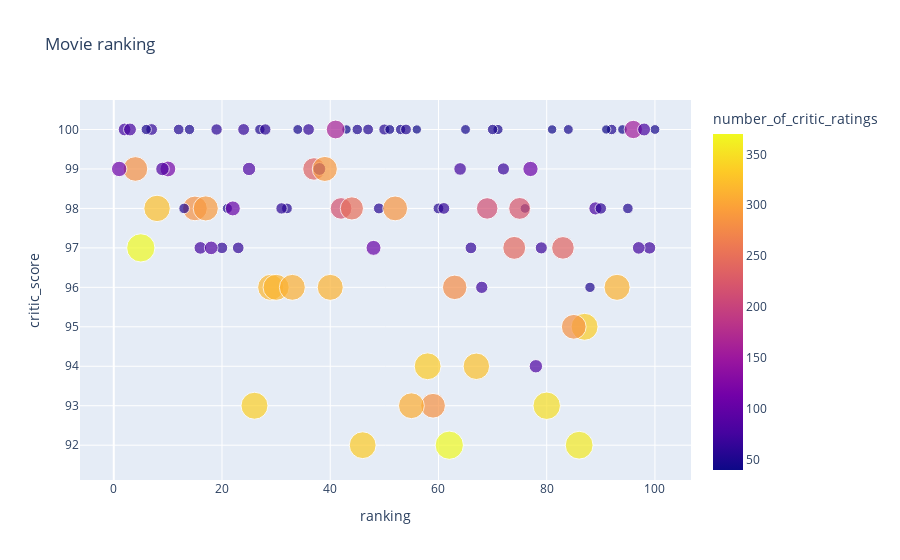

Here is the notebook cell this chart was saved with:
### Code cell
# 3. Ranking of movies to get the author with the best ranked movie
fig=px.scatter(df,x='ranking',y='critic_score',size='number_of_critic_ratings',color='number_of_critic_ratings',
    hover_data=['ranking','critic_score','number_of_critic_ratings','audience_score','movie_author','movie_genre','title'],
              title='Movie ranking')
fig.show()

### Figure 1 — Plotly figure (JSON) as saved in the notebook; plotly's stock layout.template omitted (floating-point values rounded to 4 significant figures; data arrays with more than 128 entries replaced by an {"elided": "..."} marker saying what was removed)
{"data": [{"customdata": {"elided": "95x5 mixed values"}, "hovertemplate": "ranking=%{x}<br>critic_score=%{y}<br>number_of_critic_ratings=%{marker.color}<br>audience_score=%{customdata[1]}<br>movie_author=%{customdata[2]}<br>movie_genre=%{customdata[3]}<br>title=%{customdata[4]}<extra></extra>", "legendgroup": "", "marker": {"color": [49, 44, 45, 64, 40, 74, 45, 54, 60, 51, 50, 116, 63, 48, 54, 70, 50, 47, 316, 54, 104, 80, 313, 333, 283, 45, 104, 56, 283, 41, 243, 75, 74, 337, 282, 85, 72, 83, 43, 315, 314, 237, 324, 52, 74, 51, 108, 63, 358, 309, 370, 278, 156, 53, 292, 64, 65, 62, 61, 41, 54, 45, 86, 60, 52, 69, 236, 57, 49, 349, 311, 336, 370, 60, 77, 214, 83, 217, 49, 50, 325, 68, 284, 77, 110, 222, 78, 163, 291, 45, 286, 64, 40, 333, 249], "coloraxis": "coloraxis", "size": [49, 44, 45, 64, 40, 74, 45, 54, 60, 51, 50, 116, 63, 48, 54, 70, 50, 47, 316, 54, 104, 80, 313, 333, 283, 45, 104, 56, 283, 41, 243, 75, 74, 337, 282, 85, 72, 83, 43, 315, 314, 237, 324, 52, 74, 51, 108, 63, 358, 309, 370, 278, 156, 53, 292, 64, 65, 62, 61, 41, 54, 45, 86, 60, 52, 69, 236, 57, 49, 349, 311, 336, 370, 60, 77, 214, 83, 217, 49, 50, 325, 68, 284, 77, 110, 222, 78, 163, 291, 45, 286, 64, 40, 333, 249], "sizemode": "area", "sizeref": 0.925, "symbol": "circle"}, "mode": "markers", "name": "", "orientation": "v", "showlegend": false, "type": "scatter", "x": [53, 76, 34, 7, 56, 16, 65, 32, 19, 45, 27, 10, 36, 71, 60, 68, 88, 21, 29, 54, 48, 89, 40, 58, 59, 100, 22, 49, 15, 43, 74, 2, 64, 26, 4, 9, 99, 78, 94, 30, 93, 83, 8, 13, 97, 92, 77, 23, 86, 55, 5, 63, 96, 12, 17, 61, 24, 20, 90, 81, 47, 84, 18, 28, 95, 72, 37, 50, 14, 80, 33, 87, 62, 31, 38, 69, 25, 42, 6, 70, 67, 79, 85, 3, 1, 75, 98, 41, 39, 51, 52, 66, 91, 46, 44], "xaxis": "x", "y": [100, 98, 100, 100, 100, 97, 100, 98, 100, 100, 100, 99, 100, 100, 98, 96, 96, 98, 96, 100, 97, 98, 96, 94, 93, 100, 98, 98, 98, 100, 97, 100, 99, 93, 99, 99, 97, 94, 100, 96, 96, 97, 98, 98, 97, 100, 99, 97, 92, 93, 97, 96, 100, 100, 98, 98, 100, 97, 98, 100, 100, 100, 97, 100, 98, 99, 99, 100, 100, 93, 96, 95, 92, 98, 99, 98, 99, 98, 100, 100, 94, 97, 95, 100, 99, 98, 100, 100, 99, 100, 98, 97, 100, 92, 98], "yaxis": "y"}], "layout": {"coloraxis": {"colorbar": {"title": {"text": "number_of_critic_ratings"}}, "colorscale": [[0, "#0d0887"], [0.1111, "#46039f"], [0.2222, "#7201a8"], [0.3333, "#9c179e"], [0.4444, "#bd3786"], [0.5556, "#d8576b"], [0.6667, "#ed7953"], [0.7778, "#fb9f3a"], [0.8889, "#fdca26"], [1, "#f0f921"]]}, "legend": {"itemsizing": "constant", "tracegroupgap": 0}, "title": {"text": "Movie ranking"}, "xaxis": {"anchor": "y", "domain": [0, 1], "title": {"text": "ranking"}}, "yaxis": {"anchor": "x", "domain": [0, 1], "title": {"text": "critic_score"}}}}
